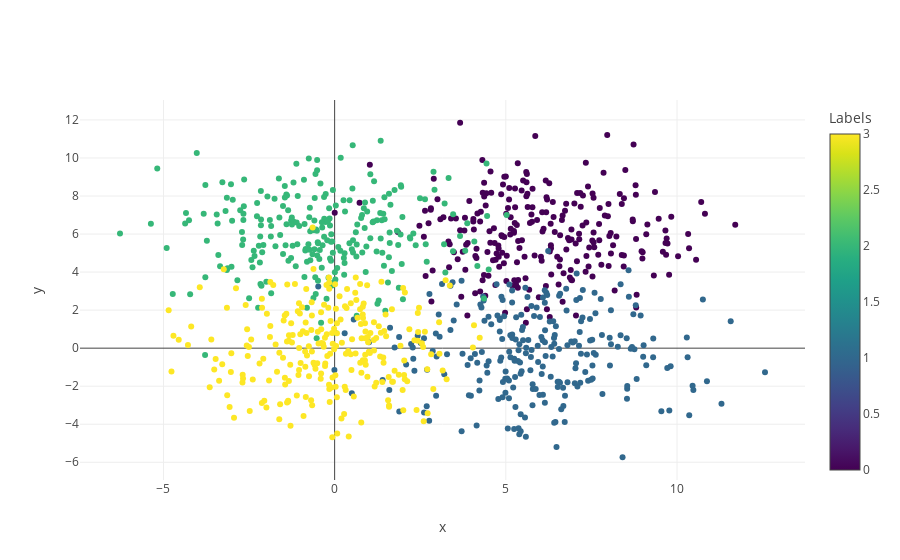

The code cell stored with this chart in its notebook:
### Markdown cell above
# Viz

### Code cell
x = df.x
y = df.y
c = df.c

trace = [go.Scatter(
    x = x,
    y = y,
    marker = dict(
        # color = col,
        color = c,
        colorscale='Viridis',
        colorbar=dict(
            title='Labels'
        ),
    ),
    name = 'data',
    mode = 'markers',
    hoverinfo = 'text',
    text = ['x: %s<br>y: %s<br>cluster %i' % (x_i, y_i, c_i) for x_i, y_i, c_i in zip(x, y, c)]
)]

layout = go.Layout(
    xaxis = dict({'title': 'x'}),
    yaxis = dict({'title': 'y'}),
    hovermode='closest',
)

fig = go.Figure(data=trace, layout=layout)
iplot(fig, layout)

### Figure 1 — Plotly figure (JSON) as saved in the notebook; plotly's stock layout.template omitted (floating-point values rounded to 4 significant figures; data arrays with more than 128 entries replaced by an {"elided": "..."} marker saying what was removed)
{"data": [{"hoverinfo": "text", "marker": {"color": {"elided": "1000 int values"}, "colorbar": {"title": "Labels"}, "colorscale": "Viridis"}, "mode": "markers", "name": "data", "text": {"elided": "1000 str values"}, "type": "scatter", "x": {"elided": "1000 float values"}, "y": {"elided": "1000 float values"}}], "layout": {"hovermode": "closest", "xaxis": {"title": "x"}, "yaxis": {"title": "y"}}}
